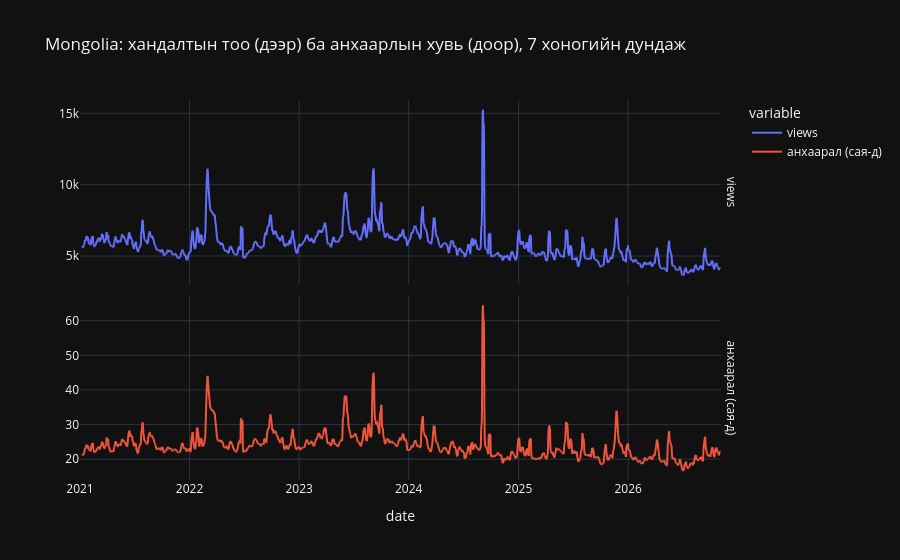

Notebook code for this chart:
### Markdown cell above
## 7. Жишээ: Mongolia — тоо vs анхаарлын хувь

### Code cell
m = pv[pv["article"] == "Mongolia"].merge(total, on="date")
m["анхаарал (сая-д)"] = 1e6 * m["views"] / m["total_views"]   # 1 сая хандалт тутамд хэд нь Mongolia байв
m = m.set_index("date")[["views", "анхаарал (сая-д)"]].rolling(7).mean().reset_index()

fig = px.line(m, x="date", y=["views", "анхаарал (сая-д)"], facet_row="variable",
              title="Mongolia: хандалтын тоо (дээр) ба анхаарлын хувь (доор), 7 хоногийн дундаж")
fig.update_yaxes(matches=None, title=None)
fig.for_each_annotation(lambda a: a.update(text=a.text.split("=")[-1]))
fig.show()

### Figure 1 — Plotly figure (JSON) as saved in the notebook; plotly's stock layout.template omitted (floating-point values rounded to 4 significant figures; data arrays with more than 128 entries replaced by an {"elided": "..."} marker saying what was removed)
{"data": [{"hovertemplate": "variable=views<br>date=%{x}<br>value=%{y}<extra></extra>", "legendgroup": "views", "line": {"color": "#636efa", "dash": "solid"}, "marker": {"symbol": "circle"}, "mode": "lines", "name": "views", "showlegend": true, "type": "scattergl", "x": {"elided": "2136 str values"}, "xaxis": "x2", "y": {"elided": "2136 float values"}, "yaxis": "y2"}, {"hovertemplate": "variable=анхаарал (сая-д)<br>date=%{x}<br>value=%{y}<extra></extra>", "legendgroup": "анхаарал (сая-д)", "line": {"color": "#EF553B", "dash": "solid"}, "marker": {"symbol": "circle"}, "mode": "lines", "name": "анхаарал (сая-д)", "showlegend": true, "type": "scattergl", "x": {"elided": "2136 str values"}, "xaxis": "x", "y": {"elided": "2136 float values"}, "yaxis": "y"}], "layout": {"annotations": [{"font": {}, "showarrow": false, "text": "анхаарал (сая-д)", "textangle": 90, "x": 0.98, "xanchor": "left", "xref": "paper", "y": 0.2425, "yanchor": "middle", "yref": "paper"}, {"font": {}, "showarrow": false, "text": "views", "textangle": 90, "x": 0.98, "xanchor": "left", "xref": "paper", "y": 0.7575, "yanchor": "middle", "yref": "paper"}], "legend": {"title": {"text": "variable"}, "tracegroupgap": 0}, "title": {"text": "Mongolia: хандалтын тоо (дээр) ба анхаарлын хувь (доор), 7 хоногийн дундаж"}, "xaxis": {"anchor": "y", "domain": [0.0, 0.98], "title": {"text": "date"}}, "xaxis2": {"anchor": "y2", "domain": [0.0, 0.98], "matches": "x", "showticklabels": false}, "yaxis": {"anchor": "x", "domain": [0.0, 0.485], "title": {}}, "yaxis2": {"anchor": "x2", "domain": [0.515, 1.0], "title": {}}}}
